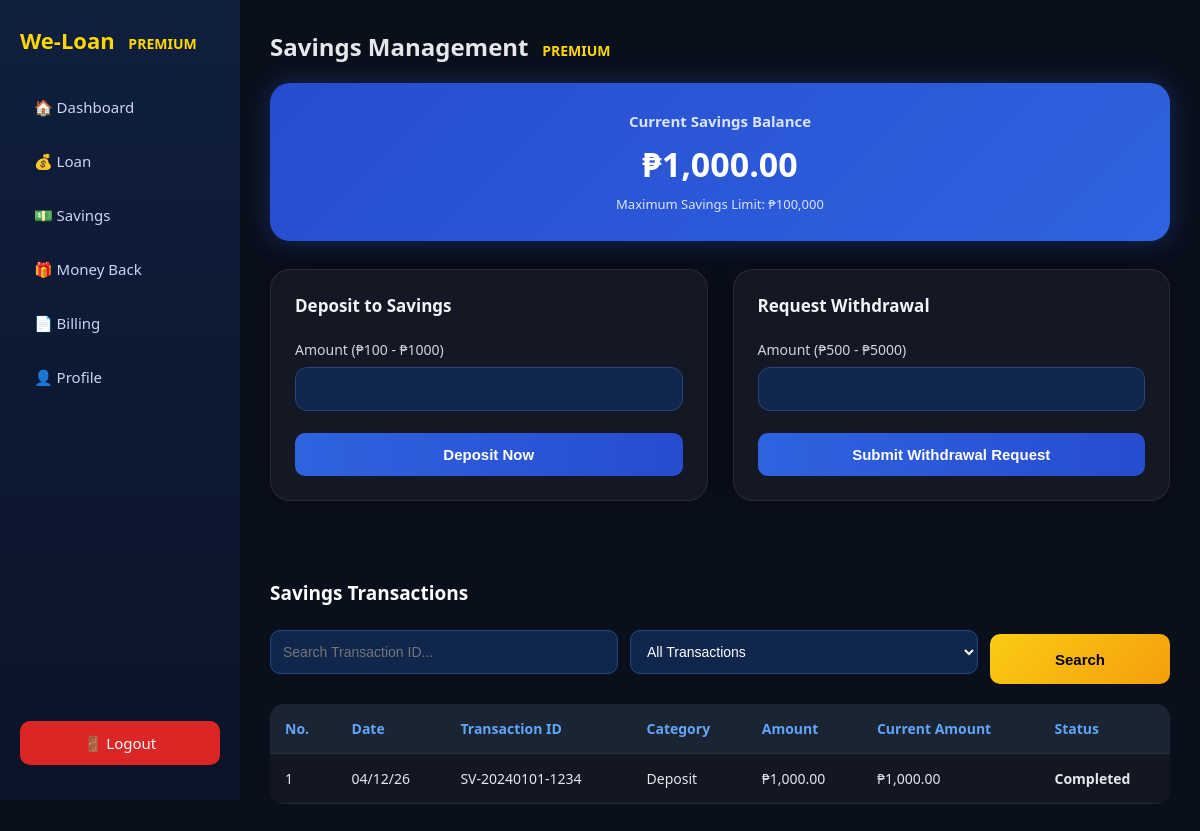
The app's page /premium_user/savings.php (signed in) with its own data.
### tables this page shows
CREATE TABLE `users` (
  `id` int(11) NOT NULL,
  `username` varchar(255) NOT NULL COMMENT 'Username or email',
  `email` varchar(255) NOT NULL,
  `password_hash` varchar(255) NOT NULL,
  `account_type` enum('basic','premium') NOT NULL DEFAULT 'basic',
  `name` varchar(255) NOT NULL,
  `address` text NOT NULL,
  `gender` enum('male','female','other') DEFAULT NULL,
  `birthday` date NOT NULL,
  `age` int(11) DEFAULT 0 COMMENT 'Computed from birthday',
  `phone` varchar(11) NOT NULL COMMENT 'PH format 09xxxxxxxxx',
  `bank_name` varchar(255) NOT NULL,
  `bank_account` varchar(50) NOT NULL,
  `account_holder` varchar(255) NOT NULL,
  `tin` varchar(20) NOT NULL,
  `company_name` varchar(255) NOT NULL,
  `company_address` text NOT NULL,
  `company_phone` varchar(11) NOT NULL,
  `position` varchar(255) NOT NULL,
  `monthly_earnings` decimal(10,2) NOT NULL,
  `proof_billing_path` varchar(500) DEFAULT NULL,
  `valid_id_path` varchar(500) DEFAULT NULL,
  `coe_path` varchar(500) DEFAULT NULL,
  `status` enum('pending','active','disabled') DEFAULT 'pending',
  `verified` tinyint(1) DEFAULT 0,
  `savings_balance` decimal(10,2) DEFAULT 0.00,
  `current_loan_amount` decimal(10,2) DEFAULT 0.00,
  `max_loan_amount` decimal(10,2) DEFAULT 10000.00 COMMENT 'Increases gradually up to 50000',
  `max_tenure_months` int(11) DEFAULT 12,
  `last_savings_activity` date DEFAULT NULL,
  `created_at` timestamp NOT NULL DEFAULT current_timestamp(),
  `updated_at` timestamp NOT NULL DEFAULT current_timestamp() ON UPDATE current_timestamp()
);

CREATE TABLE `savings_transactions` (
  `no` int(11) NOT NULL,
  `tx_id` varchar(20) NOT NULL COMMENT 'Random unique SV-YYYYMMDD-XXXX',
  `user_id` int(11) NOT NULL,
  `category` enum('deposit','withdrawal') NOT NULL,
  `amount` decimal(10,2) NOT NULL,
  `balance_after` decimal(10,2) DEFAULT NULL,
  `status` enum('pending','completed','failed','rejected') DEFAULT 'pending',
  `request_id` int(11) DEFAULT NULL,
  `admin_note` text DEFAULT NULL,
  `created_at` timestamp NOT NULL DEFAULT current_timestamp()
);

### premium_user/savings.php (the view, shortened to what this page needs)
<?php
require_once __DIR__ . '/../db_connect_new.php';
$user_id = $_SESSION['user_id'];
$stmt = $pdo->prepare("SELECT * FROM users WHERE id=?");
$stmt->execute([$user_id]);
$user = $stmt->fetch();
$current_balance = $user['savings_balance'];
$search = $_GET['search'] ?? '';
$sql = "SELECT * FROM savings_transactions WHERE user_id=?";
$params = [$user_id];
$sql .= " ORDER BY no DESC";
$transactions = $pdo->prepare($sql);
$transactions->execute($params);
?>
<!DOCTYPE html>
<html>
<head>
    <link rel="stylesheet" href="premiumdb.css">
</head>
<body>
<div class="container">
<?php include 'sidebar.php'; ?>
<div class="main">
<div class="savings-wrapper">
<h2>Savings Management</h2>
<div class="balance-card">
    <h3>Current Savings Balance</h3>
    <h1>₱<?= number_format($current_balance,2) ?></h1>
    <p>Maximum Savings Limit: ₱100,000</p>
</div>
<div class="savings-panels">
    <div class="savings-panel">
        <h3>Deposit to Savings</h3>
        <form method="POST">
            <label>Amount (₱100 - ₱1000)</label>
            <input type="number" step="0.01" name="deposit_amount" required>
            <button name="deposit_submit">Deposit Now</button>
        </form>
    </div>
    <div class="savings-panel">
        <h3>Request Withdrawal</h3>
        <form method="POST">
            <label>Amount (₱500 - ₱5000)</label>
            <input type="number" step="0.01" name="withdraw_amount" required>
            <button name="withdraw_submit">Submit Withdrawal Request</button>
        </form>
    </div>
</div>
<br><br>
<h3 class="premium-loan-history-title">Savings Transactions</h3>
<form method="GET" class="filter-box">
    <input type="text" name="search" placeholder="Search Transaction ID..." value="<?= htmlspecialchars($search) ?>">
    <select name="filter">
        <option value="">All Transactions</option>
    </select>
    <button type="submit">Search</button>
</form>
<table class="premium-loan-table">
<tr>
    <th>No.</th>
    <th>Date</th>
    <th>Transaction ID</th>
    <th>Category</th>
    <th>Amount</th>
    <th>Current Amount</th>
    <th>Status</th>
</tr>
<?php foreach($transactions as $t): ?>
<tr>
    <td><?= $t['no'] ?></td>
    <td><?= date("m/d/y", strtotime($t['created_at'])) ?></td>
    <td><?= $t['tx_id'] ?></td>
    <td><?= ucfirst($t['category']) ?></td>
    <td>₱<?= number_format($t['amount'],2) ?></td>
    <td>₱<?= number_format($t['balance_after'],2) ?></td>
    <td class="<?= $t['status'] ?>"><?= ucfirst($t['status']) ?></td>
</tr>
<?php endforeach; ?>
</table>
</div>
</div>
</div>
</body>
</html>

### premium_user/premiumdb.css (style rules this page uses)
* { margin: 0; padding: 0; box-sizing: border-box; }
body { font-family: 'Segoe UI', Arial, sans-serif; background: #0a0f1c; color: #e5e7eb; }
.container { display: flex; }
.main { margin-left: 240px; padding: 30px; width: calc(100% - 240px); }
h2 { margin-bottom: 20px; font-weight: 600; }
h2::after { content: " PREMIUM"; color: gold; font-size: 14px; margin-left: 10px; }
table { width: 100%; border-collapse: collapse; margin-top: 10px; border-radius: 12px; overflow: hidden; }
th { text-align: left; padding: 14px; font-size: 14px; background: rgba(255,255,255,0.08); }
td { padding: 14px; font-size: 14px; border-bottom: 1px solid rgba(255,255,255,0.08); }
label { font-size: 14px; display: block; margin-top: 10px; color: #cbd5f5; }
input, select { width: 100%; padding: 12px; margin-top: 6px; margin-bottom: 10px; border-radius: 10px; border: 1px solid rgba(255,255,255,0.1); background: rgba(15, 42, 82, 0.6); color: white; font-size: 14px; outline: none; }
button { margin-top: 10px; background: linear-gradient(135deg, #facc15, #f59e0b); color: black; padding: 12px; border: none; width: 100%; border-radius: 10px; cursor: pointer; font-size: 15px; transition: 0.3s; }
.premium-loan-history-title { color: white; margin-bottom: 18px; font-size: 19px; }
.premium-loan-table { width: 100%; border-collapse: collapse; overflow: hidden; border-radius: 14px; }
.premium-loan-table th { background: rgba(31,41,55,0.85); color: #60a5fa; padding: 15px; text-align: left; font-size: 14px; }
.premium-loan-table td { background: rgba(255,255,255,0.03); color: #e5e7eb; padding: 15px; border-top: 1px solid rgba(255,255,255,0.05); }
.savings-wrapper { width:100%; }
.balance-card { background: linear-gradient(135deg, #274ccf, #2f63e0); padding:28px; border-radius:20px; margin-bottom:28px; text-align:center; box-shadow:0 0 25px rgba(52,114,255,0.28); }
.balance-card h3 { color:#dbe5ff; font-size:15px; margin-bottom:10px; font-weight:600; }
.balance-card h1 { color:white; font-size:34px; font-weight:bold; margin-bottom:8px; }
.balance-card p { color:#dbe5ff; font-size:13px; }
.savings-panels { display:grid; grid-template-columns:1fr 1fr; gap:25px; margin-top:10px; margin-bottom:35px; }
.savings-panel { background: rgba(255,255,255,0.04); border-radius:20px; padding:24px; border:1px solid rgba(255,255,255,0.08); box-shadow:0 0 25px rgba(0,0,0,0.28); }
.savings-panel h3 { margin-bottom:18px; font-size:17px; color:#f3f4f6; }
.savings-panel form { display:flex; flex-direction:column; }
.savings-panel label { color:#d1d5db; font-size:14px; margin-top:5px; }
.savings-panel input { width:100%; background:#10264d; border:1px solid #27467f; color:white; padding:13px; border-radius:12px; font-size:14px; margin-top:8px; margin-bottom:10px; }
.savings-panel button { width:100%; margin-top:12px; background:linear-gradient(90deg,#2f63e0,#274ccf); color:white; border:none; padding:13px; border-radius:10px; font-size:15px; cursor:pointer; font-weight:600; }
.filter-box { display:flex; gap:12px; margin-bottom:20px; flex-wrap:wrap; }
.filter-box input, .filter-box select { flex:1; min-width:200px; background:#10264d; border:1px solid #27467f; color:white; padding:12px; border-radius:10px; }
.filter-box button { width:180px; background:linear-gradient(135deg,#facc15,#f59e0b); color:black; font-weight:600; }
.completed { color:#4ade80; font-weight:600; }

### records on screen
users: savings_balance "1,000.00"
savings_transactions: no "1", created_at "04/12/26", tx "SV-20240101-1234", category "Deposit", amount "1,000.00", balance_after "1,000.00", status "Completed"
